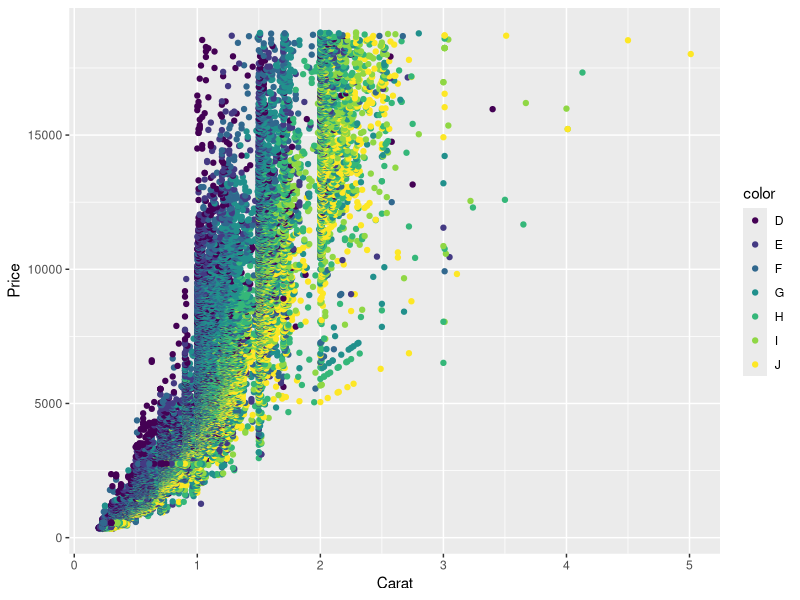

The R script that drew this image:
## ---- chunk 1
knitr::opts_chunk$set(echo = TRUE)
## ---- chunk 2
library(ggplot2)
data("diamonds")
p <- ggplot(data = diamonds, aes(x = carat, y = price, color= color)) + geom_point()
p <- p + xlab(as.character("Carat")) + ylab(as.character("Price"))
p

